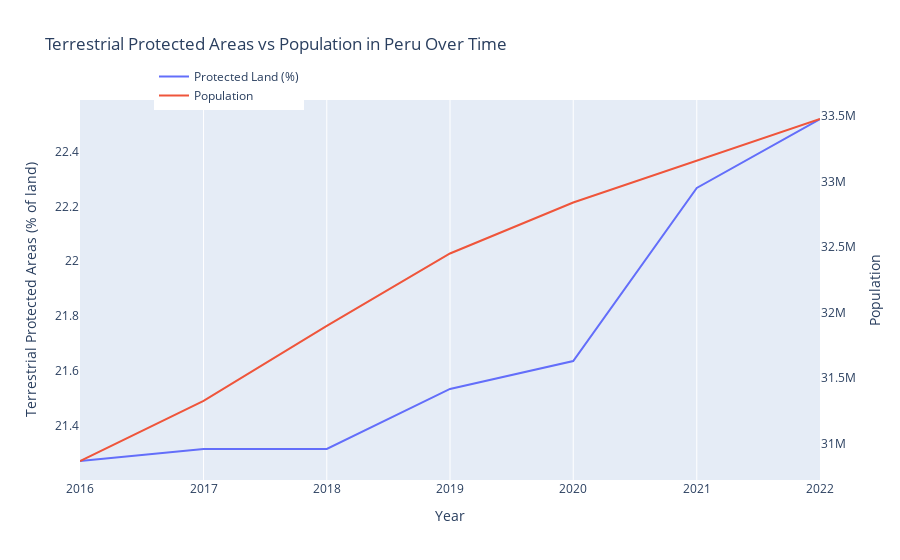

Notebook cell for this chart:
### Code cell
# Define indicators for Terrestrial Protected Areas and Population
indicators = {
    "ER.LND.PTLD.ZS": "Terrestrial Protected Areas (% of land)",
    "SP.POP.TOTL": "Population"
}

# Define country
country = "PER"  # Brazil's country code

# Fetch data from World Bank API
data = wbdata.get_dataframe(indicators, country=country)

# Convert index (years) to datetime format
data.index = pd.to_datetime(data.index.astype(str) + "-01-01")

# Drop missing values
data.dropna(inplace=True)

# Create figure
fig = go.Figure()

# Add Terrestrial Protected Areas trace (left y-axis)
fig.add_trace(go.Scatter(x=data.index, y=data["Terrestrial Protected Areas (% of land)"], 
                         mode="lines", name="Protected Land (%)", 
                         yaxis="y1"))

# Add Population trace (right y-axis)
fig.add_trace(go.Scatter(x=data.index, y=data["Population"], 
                         mode="lines", name="Population", 
                         yaxis="y2"))

# Update layout for dual axes
fig.update_layout(
    title="Terrestrial Protected Areas vs Population in Peru Over Time",
    xaxis=dict(title="Year"),
    yaxis=dict(title="Terrestrial Protected Areas (% of land)", side="left", showgrid=False),
    yaxis2=dict(title="Population", side="right", overlaying="y", showgrid=False),
    legend=dict(x=0.1, y=1.1)
)

# Show plot
fig.show()

### Figure 1 — Plotly figure (JSON) as saved in the notebook; plotly's stock layout.template omitted (floating-point values rounded to 4 significant figures)
{"data": [{"mode": "lines", "name": "Protected Land (%)", "type": "scatter", "x": ["2022-01-01T00:00:00", "2021-01-01T00:00:00", "2020-01-01T00:00:00", "2019-01-01T00:00:00", "2018-01-01T00:00:00", "2017-01-01T00:00:00", "2016-01-01T00:00:00"], "y": [22.52, 22.27, 21.64, 21.53, 21.31, 21.31, 21.27], "yaxis": "y"}, {"mode": "lines", "name": "Population", "type": "scatter", "x": ["2022-01-01T00:00:00", "2021-01-01T00:00:00", "2020-01-01T00:00:00", "2019-01-01T00:00:00", "2018-01-01T00:00:00", "2017-01-01T00:00:00", "2016-01-01T00:00:00"], "y": [33475438, 33155882, 32838579, 32449303, 31897584, 31324637, 30866494], "yaxis": "y2"}], "layout": {"legend": {"x": 0.1, "y": 1.1}, "title": {"text": "Terrestrial Protected Areas vs Population in Peru Over Time"}, "xaxis": {"title": {"text": "Year"}}, "yaxis": {"showgrid": false, "side": "left", "title": {"text": "Terrestrial Protected Areas (% of land)"}}, "yaxis2": {"overlaying": "y", "showgrid": false, "side": "right", "title": {"text": "Population"}}}}
